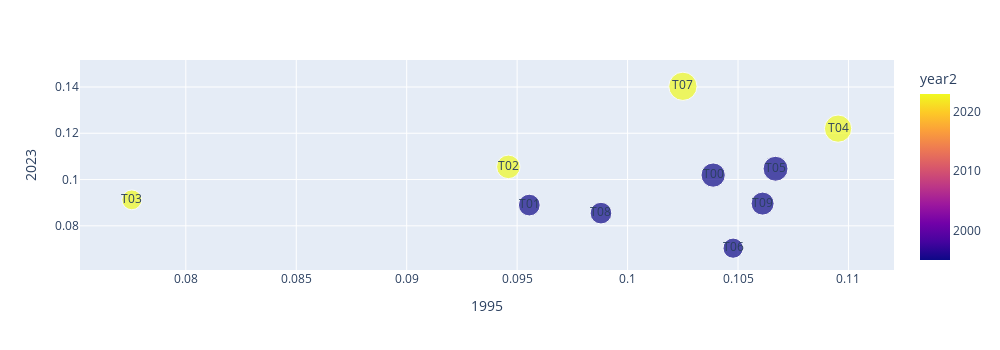

Notebook source saved alongside this figure:
### Code cell
px.scatter(TOPICS.reset_index(), 1995, 2023, 
           hover_name='label', text='topic_id', 
           size=(TOPICS[1995] * TOPICS[2023]),
           color='year2',
           width=1000, height=350)

### Figure 1 — Plotly figure (JSON) as saved in the notebook; plotly's stock layout.template omitted (floating-point values rounded to 4 significant figures)
{"data": [{"hovertemplate": "<b>%{hovertext}</b><br><br>1995=%{x}<br>2023=%{y}<br>size=%{marker.size}<br>topic_id=%{text}<br>year2=%{marker.color}<extra></extra>", "hovertext": ["T00 patients, treatment, therapy, study, results, days, toxicity", "T01 group, case, study, cases, women, patients, metastases", "T02 cell, lines, cell lines, cancer, bone, development, treatment", "T03 cancer, breast, breast cancer, lung, tumors, mg, treatment", "T04 patients, survival, months, disease, response, rate, stage", "T05 cells, cell, tumor, expression, gene, growth, protein", "T06 tumor, activity, tissue, risk, samples, size, cells", "T07 cancer, patients, years, treatment, disease, therapy, age", "T08 carcinoma, groups, lesions, treatment, dose, volume, loss", "T09 cells, expression, cancer, results, mice, treatment, levels"], "legendgroup": "", "marker": {"color": [1995, 1995, 2023, 2023, 2023, 1995, 1995, 2023, 1995, 1995], "coloraxis": "coloraxis", "size": [0.01059, 0.008501, 0.009979, 0.007075, 0.01336, 0.01117, 0.00737, 0.01438, 0.008445, 0.009509], "sizemode": "area", "sizeref": 3.595e-05, "symbol": "circle"}, "mode": "markers+text", "name": "", "orientation": "v", "showlegend": false, "text": ["T00", "T01", "T02", "T03", "T04", "T05", "T06", "T07", "T08", "T09"], "type": "scatter", "x": [0.1039, 0.09555, 0.0946, 0.07755, 0.1095, 0.1067, 0.1048, 0.1025, 0.0988, 0.1061], "xaxis": "x", "y": [0.1019, 0.08897, 0.1055, 0.09123, 0.122, 0.1047, 0.07034, 0.1403, 0.08548, 0.08962], "yaxis": "y"}], "layout": {"coloraxis": {"colorbar": {"title": {"text": "year2"}}, "colorscale": [[0, "#0d0887"], [0.1111, "#46039f"], [0.2222, "#7201a8"], [0.3333, "#9c179e"], [0.4444, "#bd3786"], [0.5556, "#d8576b"], [0.6667, "#ed7953"], [0.7778, "#fb9f3a"], [0.8889, "#fdca26"], [1, "#f0f921"]]}, "height": 350, "legend": {"itemsizing": "constant", "tracegroupgap": 0}, "margin": {"t": 60}, "width": 1000, "xaxis": {"anchor": "y", "autorange": true, "domain": [0, 1], "range": [0.07521, 0.1121], "title": {"text": "1995"}, "type": "linear"}, "yaxis": {"anchor": "x", "autorange": true, "domain": [0, 1], "range": [0.06091, 0.1517], "title": {"text": "2023"}, "type": "linear"}}}
